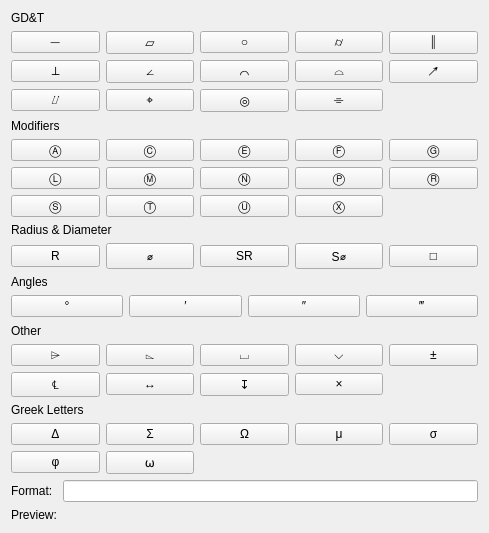
<?xml version="1.0" encoding="UTF-8"?>
<ui version="4.0">
 <class>TechDrawGui::TaskCustomizeFormat</class>
 <widget class="QWidget" name="TechDrawGui::TaskCustomizeFormat">
  <property name="geometry">
   <rect>
    <x>0</x>
    <y>0</y>
    <width>489</width>
    <height>533</height>
   </rect>
  </property>
  <property name="windowTitle">
   <string>Format Symbols</string>
  </property>
  <layout class="QVBoxLayout" name="verticalLayout">
   <item>
    <widget class="QLabel" name="label_GDT">
     <property name="text">
      <string>GD&amp;T</string>
     </property>
    </widget>
   </item>
   <item>
    <layout class="QGridLayout" name="grid_GDT">
     <item row="1" column="0">
      <widget class="QPushButton" name="pbA01">
       <property name="toolTip">
        <string extracomment="ToolTip">Straightness</string>
       </property>
       <property name="text">
        <string notr="true">⏤</string>
       </property>
      </widget>
     </item>
     <item row="1" column="1">
      <widget class="QPushButton" name="pbA02">
       <property name="toolTip">
        <string extracomment="ToolTip">Flatness</string>
       </property>
       <property name="text">
        <string notr="true">⏥</string>
       </property>
      </widget>
     </item>
     <item row="1" column="2">
      <widget class="QPushButton" name="pbA03">
       <property name="toolTip">
        <string extracomment="ToolTip">Circularity</string>
       </property>
       <property name="text">
        <string notr="true">○</string>
       </property>
      </widget>
     </item>
     <item row="1" column="3">
      <widget class="QPushButton" name="pbA04">
       <property name="toolTip">
        <string extracomment="ToolTip">Cylindricity</string>
       </property>
       <property name="text">
        <string notr="true">⌭</string>
       </property>
      </widget>
     </item>
     <item row="1" column="4">
      <widget class="QPushButton" name="pbA05">
       <property name="toolTip">
        <string extracomment="ToolTip">Parallelism</string>
       </property>
       <property name="text">
        <string notr="true">∥</string>
       </property>
      </widget>
     </item>
     <item row="2" column="0">
      <widget class="QPushButton" name="pbA06">
       <property name="toolTip">
        <string extracomment="ToolTip">Perpendicularity</string>
       </property>
       <property name="text">
        <string notr="true">⟂</string>
       </property>
      </widget>
     </item>
     <item row="2" column="1">
      <widget class="QPushButton" name="pbA07">
       <property name="toolTip">
        <string extracomment="ToolTip">Angularity</string>
       </property>
       <property name="text">
        <string notr="true">∠</string>
       </property>
      </widget>
     </item>
     <item row="2" column="2">
      <widget class="QPushButton" name="pbA08">
       <property name="font">
        <font>
         <pointsize>9</pointsize>
        </font>
       </property>
       <property name="toolTip">
        <string extracomment="ToolTip">Profile of a line</string>
       </property>
       <property name="text">
        <string notr="true">⌒</string>
       </property>
      </widget>
     </item>
     <item row="2" column="3">
      <widget class="QPushButton" name="pbA09">
       <property name="toolTip">
        <string extracomment="ToolTip">Profile of a surface</string>
       </property>
       <property name="text">
        <string notr="true">⌓</string>
       </property>
      </widget>
     </item>
     <item row="2" column="4">
      <widget class="QPushButton" name="pbA10">
       <property name="toolTip">
        <string extracomment="ToolTip">Circular runout</string>
       </property>
       <property name="text">
        <string notr="true">↗</string>
       </property>
      </widget>
     </item>
     <item row="3" column="0">
      <widget class="QPushButton" name="pbA11">
       <property name="toolTip">
        <string extracomment="ToolTip">Total runout</string>
       </property>
       <property name="text">
        <string notr="true">⌰</string>
       </property>
      </widget>
     </item>
     <item row="3" column="1">
      <widget class="QPushButton" name="pbA12">
       <property name="toolTip">
        <string extracomment="ToolTip">Position</string>
       </property>
       <property name="text">
        <string notr="true">⌖</string>
       </property>
      </widget>
     </item>
     <item row="3" column="2">
      <widget class="QPushButton" name="pbA13">
       <property name="toolTip">
        <string extracomment="ToolTip">Concentricity</string>
       </property>
       <property name="text">
        <string notr="true">◎</string>
       </property>
      </widget>
     </item>
     <item row="3" column="3">
      <widget class="QPushButton" name="pbA14">
       <property name="toolTip">
        <string extracomment="ToolTip">Symmetry</string>
       </property>
       <property name="text">
        <string notr="true">⌯</string>
       </property>
      </widget>
     </item>
    </layout>
   </item>
   <item>
    <widget class="QLabel" name="label_3">
     <property name="text">
      <string>Modifiers</string>
     </property>
    </widget>
   </item>
   <item>
    <layout class="QGridLayout" name="grid_Modifiers">
     <item row="0" column="0">
      <widget class="QPushButton" name="pbB01">
       <property name="font">
        <font>
         <pointsize>9</pointsize>
        </font>
       </property>
       <property name="toolTip">
        <string extracomment="ToolTip">derived geometry element</string>
       </property>
       <property name="text">
        <string notr="true">Ⓐ</string>
       </property>
      </widget>
     </item>
     <item row="0" column="1">
      <widget class="QPushButton" name="pbB02">
       <property name="font">
        <font>
         <pointsize>9</pointsize>
        </font>
       </property>
       <property name="toolTip">
        <string extracomment="ToolTip">Minimax (Tschebyschew)</string>
       </property>
       <property name="text">
        <string notr="true">Ⓒ</string>
       </property>
      </widget>
     </item>
     <item row="0" column="2">
      <widget class="QPushButton" name="pbB03">
       <property name="font">
        <font>
         <pointsize>9</pointsize>
        </font>
       </property>
       <property name="toolTip">
        <string extracomment="ToolTip">Hull condition</string>
       </property>
       <property name="text">
        <string notr="true">Ⓔ</string>
       </property>
      </widget>
     </item>
     <item row="0" column="3">
      <widget class="QPushButton" name="pbB04">
       <property name="font">
        <font>
         <pointsize>9</pointsize>
        </font>
       </property>
       <property name="toolTip">
        <string extracomment="ToolTip">Free state</string>
       </property>
       <property name="text">
        <string notr="true">Ⓕ</string>
       </property>
      </widget>
     </item>
     <item row="0" column="4">
      <widget class="QPushButton" name="pbB05">
       <property name="font">
        <font>
         <pointsize>9</pointsize>
        </font>
       </property>
       <property name="toolTip">
        <string extracomment="ToolTip">Least square geometry element</string>
       </property>
       <property name="text">
        <string notr="true">Ⓖ</string>
       </property>
      </widget>
     </item>
     <item row="1" column="0">
      <widget class="QPushButton" name="pbB06">
       <property name="font">
        <font>
         <pointsize>9</pointsize>
        </font>
       </property>
       <property name="toolTip">
        <string extracomment="ToolTip">Least material condition (LMC)</string>
       </property>
       <property name="text">
        <string notr="true">Ⓛ</string>
       </property>
      </widget>
     </item>
     <item row="1" column="1">
      <widget class="QPushButton" name="pbB07">
       <property name="font">
        <font>
         <pointsize>9</pointsize>
        </font>
       </property>
       <property name="toolTip">
        <string extracomment="ToolTip">Maximum material condition (MMC)</string>
       </property>
       <property name="text">
        <string notr="true">Ⓜ</string>
       </property>
      </widget>
     </item>
     <item row="1" column="2">
      <widget class="QPushButton" name="pbB08">
       <property name="font">
        <font>
         <pointsize>9</pointsize>
        </font>
       </property>
       <property name="toolTip">
        <string extracomment="ToolTip">least inscribed geometry element</string>
       </property>
       <property name="text">
        <string notr="true">Ⓝ</string>
       </property>
      </widget>
     </item>
     <item row="1" column="3">
      <widget class="QPushButton" name="pbB09">
       <property name="font">
        <font>
         <pointsize>9</pointsize>
        </font>
       </property>
       <property name="toolTip">
        <string extracomment="ToolTip">Projected tolerance zone</string>
       </property>
       <property name="text">
        <string notr="true">Ⓟ</string>
       </property>
      </widget>
     </item>
     <item row="1" column="4">
      <widget class="QPushButton" name="pbB10">
       <property name="font">
        <font>
         <pointsize>9</pointsize>
        </font>
       </property>
       <property name="toolTip">
        <string extracomment="ToolTip">Reciprocity condition</string>
       </property>
       <property name="text">
        <string notr="true">Ⓡ</string>
       </property>
      </widget>
     </item>
     <item row="2" column="0">
      <widget class="QPushButton" name="pbB11">
       <property name="font">
        <font>
         <pointsize>9</pointsize>
        </font>
       </property>
       <property name="toolTip">
        <string extracomment="ToolTip">Regardless of feature size (RFS)</string>
       </property>
       <property name="text">
        <string notr="true">Ⓢ</string>
       </property>
      </widget>
     </item>
     <item row="2" column="1">
      <widget class="QPushButton" name="pbB12">
       <property name="font">
        <font>
         <pointsize>9</pointsize>
        </font>
       </property>
       <property name="toolTip">
        <string extracomment="ToolTip">Tangent plane</string>
       </property>
       <property name="text">
        <string notr="true">Ⓣ</string>
       </property>
      </widget>
     </item>
     <item row="2" column="2">
      <widget class="QPushButton" name="pbB13">
       <property name="font">
        <font>
         <pointsize>9</pointsize>
        </font>
       </property>
       <property name="toolTip">
        <string extracomment="ToolTip">Unequal Bilateral</string>
       </property>
       <property name="text">
        <string notr="true">Ⓤ</string>
       </property>
      </widget>
     </item>
     <item row="2" column="3">
      <widget class="QPushButton" name="pbB14">
       <property name="font">
        <font>
         <pointsize>9</pointsize>
        </font>
       </property>
       <property name="toolTip">
        <string extracomment="ToolTip">most inscribed geometry element</string>
       </property>
       <property name="text">
        <string notr="true">Ⓧ</string>
       </property>
      </widget>
     </item>
    </layout>
   </item>
   <item>
    <widget class="QLabel" name="label_4">
     <property name="text">
      <string>Radius &amp; Diameter</string>
     </property>
    </widget>
   </item>
   <item>
    <layout class="QGridLayout" name="grid_RadiusDiameter">
     <item row="4" column="0">
      <widget class="QPushButton" name="pbC01">
       <property name="toolTip">
        <string extracomment="ToolTip">Radius</string>
       </property>
       <property name="text">
        <string notr="true">R</string>
       </property>
      </widget>
     </item>
     <item row="4" column="1">
      <widget class="QPushButton" name="pbC02">
       <property name="toolTip">
        <string extracomment="ToolTip">Diameter</string>
       </property>
       <property name="text">
        <string notr="true">⌀</string>
       </property>
      </widget>
     </item>
     <item row="4" column="2">
      <widget class="QPushButton" name="pbC03">
       <property name="toolTip">
        <string extracomment="ToolTip">Radius of sphere</string>
       </property>
       <property name="text">
        <string notr="true">SR</string>
       </property>
      </widget>
     </item>
     <item row="4" column="3">
      <widget class="QPushButton" name="pbC04">
       <property name="toolTip">
        <string extracomment="ToolTip">Diameter of sphere</string>
       </property>
       <property name="text">
        <string notr="true">S⌀</string>
       </property>
      </widget>
     </item>
     <item row="4" column="4">
      <widget class="QPushButton" name="pbC05">
       <property name="toolTip">
        <string extracomment="ToolTip">Square</string>
       </property>
       <property name="text">
        <string notr="true">□</string>
       </property>
      </widget>
     </item>
    </layout>
   </item>
   <item>
    <widget class="QLabel" name="label_5">
     <property name="text">
      <string>Angles</string>
     </property>
    </widget>
   </item>
   <item>
    <layout class="QGridLayout" name="grid_Angles">
     <item row="0" column="0">
      <widget class="QPushButton" name="pbD01">
       <property name="toolTip">
        <string extracomment="ToolTip">Degree</string>
       </property>
       <property name="text">
        <string notr="true">°</string>
       </property>
      </widget>
     </item>
     <item row="0" column="1">
      <widget class="QPushButton" name="pbD02">
       <property name="toolTip">
        <string extracomment="ToolTip">(Arc) Minute</string>
       </property>
       <property name="text">
        <string notr="true">′</string>
       </property>
      </widget>
     </item>
     <item row="0" column="2">
      <widget class="QPushButton" name="pbD03">
       <property name="toolTip">
        <string extracomment="ToolTip">(Arc) Second</string>
       </property>
       <property name="text">
        <string notr="true">″</string>
       </property>
      </widget>
     </item>
     <item row="0" column="3">
      <widget class="QPushButton" name="pbD04">
       <property name="toolTip">
        <string extracomment="ToolTip">(Arc) Tertie</string>
       </property>
       <property name="text">
        <string notr="true">‴</string>
       </property>
      </widget>
     </item>
    </layout>
   </item>
   <item>
    <widget class="QLabel" name="label">
     <property name="text">
      <string>Other</string>
     </property>
    </widget>
   </item>
   <item>
    <layout class="QGridLayout" name="grid_Other" rowstretch="0,0" columnstretch="0,0,0,0,0">
     <property name="leftMargin">
      <number>0</number>
     </property>
     <item row="0" column="0">
      <widget class="QPushButton" name="pbE01">
       <property name="toolTip">
        <string extracomment="ToolTip">Taper</string>
       </property>
       <property name="text">
        <string notr="true">⌲</string>
       </property>
      </widget>
     </item>
     <item row="0" column="1">
      <widget class="QPushButton" name="pbE02">
       <property name="toolTip">
        <string extracomment="ToolTip">Slope</string>
       </property>
       <property name="text">
        <string notr="true">⌳</string>
       </property>
      </widget>
     </item>
     <item row="0" column="2">
      <widget class="QPushButton" name="pbE03">
       <property name="toolTip">
        <string extracomment="ToolTip">Counterbore</string>
       </property>
       <property name="text">
        <string notr="true">⌴</string>
       </property>
      </widget>
     </item>
     <item row="0" column="3">
      <widget class="QPushButton" name="pbE04">
       <property name="toolTip">
        <string extracomment="ToolTip">Countersink</string>
       </property>
       <property name="text">
        <string notr="true">⌵</string>
       </property>
      </widget>
     </item>
     <item row="0" column="4">
      <widget class="QPushButton" name="pbE05">
       <property name="toolTip">
        <string extracomment="ToolTip">Plus - Minus</string>
       </property>
       <property name="text">
        <string notr="true">±</string>
       </property>
      </widget>
     </item>
     <item row="1" column="0">
      <widget class="QPushButton" name="pbE06">
       <property name="toolTip">
        <string extracomment="ToolTip">Centerline</string>
       </property>
       <property name="text">
        <string notr="true">℄</string>
       </property>
      </widget>
     </item>
     <item row="1" column="1">
      <widget class="QPushButton" name="pbE07">
       <property name="toolTip">
        <string extracomment="ToolTip">Left/right arrow</string>
       </property>
       <property name="text">
        <string notr="true">↔</string>
       </property>
      </widget>
     </item>
     <item row="1" column="2">
      <widget class="QPushButton" name="pbE08">
       <property name="toolTip">
        <string extracomment="ToolTip">Downward arrow</string>
       </property>
       <property name="text">
        <string notr="true">↧</string>
       </property>
      </widget>
     </item>
     <item row="1" column="3">
      <widget class="QPushButton" name="pbE09">
       <property name="toolTip">
        <string extracomment="ToolTip">Multiplication sign</string>
       </property>
       <property name="text">
        <string notr="true">×</string>
       </property>
      </widget>
     </item>
    </layout>
   </item>
   <item>
    <widget class="QLabel" name="label_6">
     <property name="text">
      <string>Greek Letters</string>
     </property>
    </widget>
   </item>
   <item>
    <layout class="QGridLayout" name="grid_Greec">
     <item row="0" column="0">
      <widget class="QPushButton" name="pbF01">
       <property name="toolTip">
        <string extracomment="ToolTip">Capital delta</string>
       </property>
       <property name="text">
        <string notr="true">Δ</string>
       </property>
      </widget>
     </item>
     <item row="0" column="1">
      <widget class="QPushButton" name="pbF02">
       <property name="toolTip">
        <string extracomment="ToolTip">Capital sigma</string>
       </property>
       <property name="text">
        <string notr="true">Σ</string>
       </property>
      </widget>
     </item>
     <item row="0" column="2">
      <widget class="QPushButton" name="pbF03">
       <property name="toolTip">
        <string extracomment="ToolTip">Capital omega</string>
       </property>
       <property name="text">
        <string notr="true">Ω</string>
       </property>
      </widget>
     </item>
     <item row="0" column="3">
      <widget class="QPushButton" name="pbF04">
       <property name="toolTip">
        <string extracomment="ToolTip">Small mu</string>
       </property>
       <property name="text">
        <string notr="true">μ</string>
       </property>
      </widget>
     </item>
     <item row="0" column="4">
      <widget class="QPushButton" name="pbF05">
       <property name="toolTip">
        <string extracomment="ToolTip">Small sigma</string>
       </property>
       <property name="text">
        <string notr="true">σ</string>
       </property>
      </widget>
     </item>
     <item row="1" column="0">
      <widget class="QPushButton" name="pbF06">
       <property name="toolTip">
        <string>Small phi</string>
       </property>
       <property name="text">
        <string notr="true">φ</string>
       </property>
      </widget>
     </item>
     <item row="1" column="1">
      <widget class="QPushButton" name="pbF07">
       <property name="toolTip">
        <string extracomment="ToolTip">Small omega</string>
       </property>
       <property name="text">
        <string notr="true">⍵</string>
       </property>
      </widget>
     </item>
    </layout>
   </item>
   <item>
    <layout class="QGridLayout" name="grid_Format">
     <item row="0" column="0">
      <widget class="QLabel" name="lbFormat">
       <property name="text">
        <string>Format:</string>
       </property>
      </widget>
     </item>
     <item row="0" column="1">
      <widget class="QLineEdit" name="leFormat"/>
     </item>
     <item row="1" column="0">
      <widget class="QLabel" name="lbPreview">
       <property name="text">
        <string>Preview:</string>
       </property>
      </widget>
     </item>
     <item row="1" column="1">
      <widget class="QLabel" name="lbShowPreview">
       <property name="text">
        <string/>
       </property>
      </widget>
     </item>
    </layout>
   </item>
  </layout>
 </widget>
 <resources>
  <include location="Resources/TechDraw.qrc"/>
 </resources>
 <connections/>
</ui>
